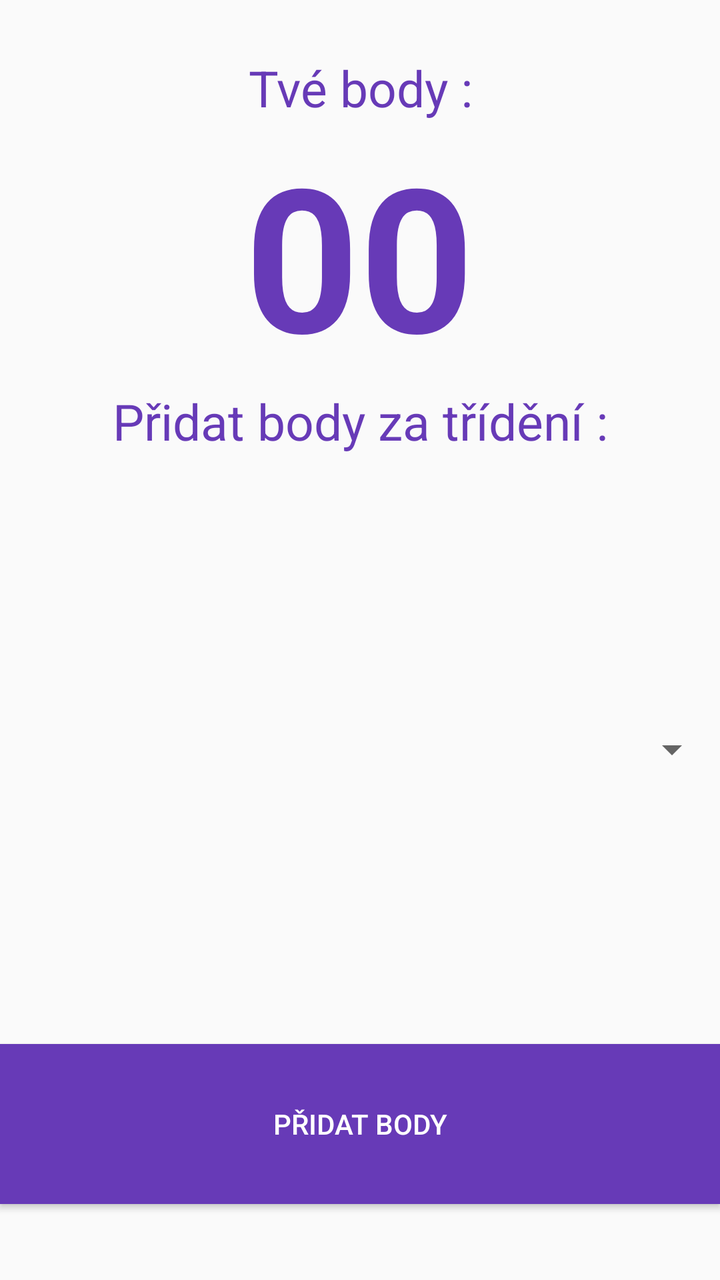
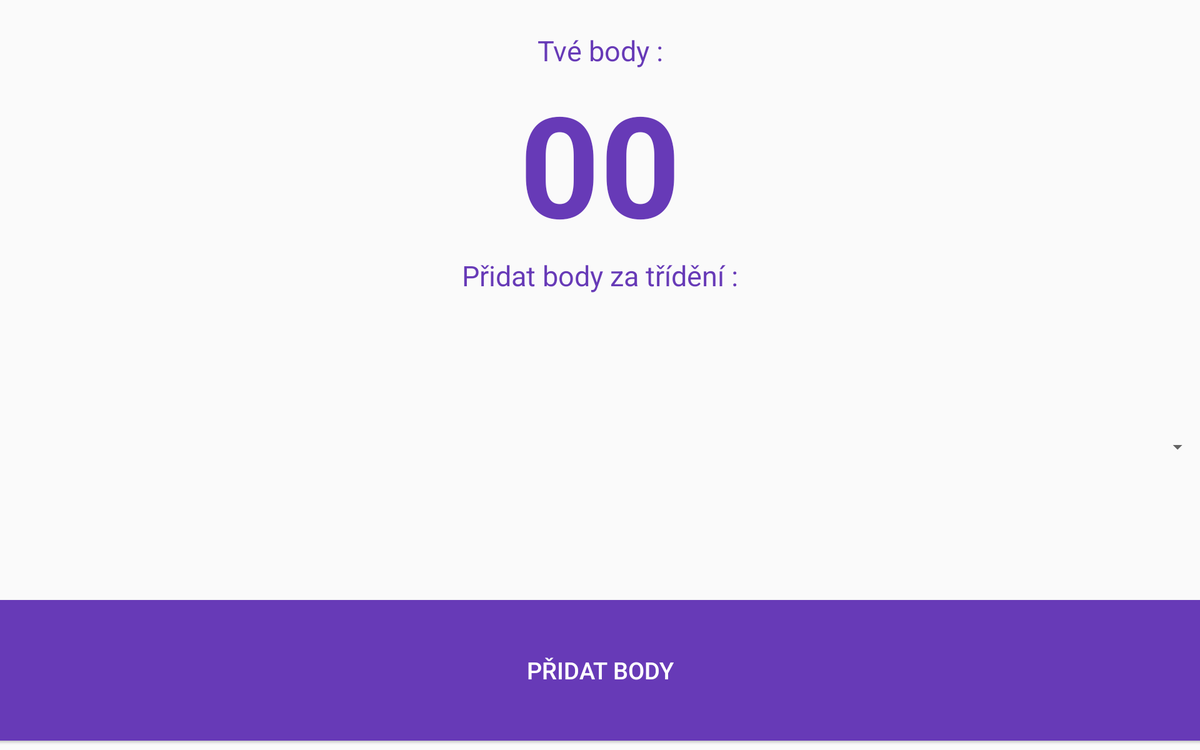

Two renders of one Android screen. The first uses the default layout on a phone; the second uses the alternative layout the repository ships for a different screen configuration, on a matching device. The two XML files are below.
<!-- AndroidManifest.xml: application theme AppTheme -->
<!-- res/layout/metrideni.xml -->
<?xml version="1.0" encoding="utf-8"?>
<RelativeLayout xmlns:android="http://schemas.android.com/apk/res/android"
    android:layout_width="match_parent"
    android:layout_height="match_parent" >

    <Spinner
        android:id="@+id/spinner1"
        android:layout_width="fill_parent"
        android:layout_height="wrap_content"
        android:layout_above="@+id/add"
        android:layout_alignParentLeft="true"
        android:layout_below="@+id/textView2"
        android:gravity="center" />

    <TextView
        android:id="@+id/textView3"
        android:layout_width="wrap_content"
        android:layout_height="wrap_content"
        android:layout_alignParentTop="true"
        android:layout_centerHorizontal="true"
        android:layout_marginTop="27dp"
        android:gravity="center"
        android:text="Tvé body :"
        android:textAppearance="?android:attr/textAppearanceLarge"
        android:textColor="#673AB7"
        android:textSize="25sp" />

    <TextView
        android:id="@+id/body"
        android:layout_width="wrap_content"
        android:layout_height="wrap_content"
        android:layout_below="@+id/textView3"
        android:layout_centerHorizontal="true"
        android:text="00"
        android:textAppearance="?android:attr/textAppearanceLarge"
        android:textColor="#673AB7"
        android:textSize="100sp"
        android:textStyle="bold" />

    <Button
        android:id="@+id/add"
        android:layout_width="wrap_content"
        android:layout_height="80dp"
        android:layout_alignParentBottom="true"
        android:layout_alignParentLeft="true"
        android:layout_alignParentRight="true"
        android:layout_marginBottom="38dp"
        android:background="#673AB7"
        android:onClick="onAdd"
        android:text="PŘIDAT BODY"
        android:textColor="#ffffff" />

    <TextView
        android:id="@+id/textView2"
        android:layout_width="wrap_content"
        android:layout_height="wrap_content"
        android:layout_alignParentLeft="true"
        android:layout_alignParentRight="true"
        android:layout_below="@+id/body"
        android:gravity="center"
        android:text="Přidat body za třídění :"
        android:textAppearance="?android:attr/textAppearanceLarge"
        android:textColor="#673AB7"
        android:textSize="25sp" />

</RelativeLayout>
<!-- resources referenced by this layout -->
<resources>
  <!-- from res/values-v21/ -->
  <style name="AppTheme" parent="AppTheme.Base">
  <item name="android:colorPrimary">@color/primaryColor</item>
  
    </style>
  <style name="AppTheme.Base" parent="Theme.AppCompat.Light.DarkActionBar">
          <item name="colorPrimary">@color/primaryColor</item>
      </style>
  <color name="primaryColor">#1E88E5</color>
</resources>
<!-- res/layout-sw720dp-land/metrideni.xml (the repository's variant of the layout above) -->
<!-- drawn on a large tablet held sideways -->
<?xml version="1.0" encoding="utf-8"?>
<RelativeLayout xmlns:android="http://schemas.android.com/apk/res/android"
    android:layout_width="match_parent"
    android:layout_height="match_parent" >

    <Spinner
        android:id="@+id/spinner1"
        android:layout_width="fill_parent"
        android:layout_height="wrap_content"
        android:layout_above="@+id/add"
        android:layout_alignParentLeft="true"
        android:layout_below="@+id/textView2"
        android:gravity="center" />

    <Button
        android:id="@+id/add"
        android:layout_width="wrap_content"
        android:layout_height="150dp"
        android:layout_alignParentBottom="true"
        android:layout_alignParentLeft="true"
        android:layout_alignParentRight="true"
        android:layout_marginBottom="10dp"
        android:background="#673AB7"
        android:onClick="onAdd"
        android:text="PŘIDAT BODY"
        android:textColor="#ffffff"
        android:textSize="25sp" />

    <TextView
        android:id="@+id/textView2"
        android:layout_width="wrap_content"
        android:layout_height="wrap_content"
        android:layout_alignParentLeft="true"
        android:layout_alignParentRight="true"
        android:layout_below="@+id/body"
        android:gravity="center"
        android:text="Přidat body za třídění :"
        android:textAppearance="?android:attr/textAppearanceLarge"
        android:textColor="#673AB7"
        android:textSize="30sp" />

    <TextView
        android:id="@+id/body"
        android:layout_width="wrap_content"
        android:layout_height="wrap_content"
        android:layout_below="@+id/textView3"
        android:layout_centerHorizontal="true"
        android:text="00"
        android:textAppearance="?android:attr/textAppearanceLarge"
        android:textColor="#673AB7"
        android:textSize="150sp"
        android:textStyle="bold" />

    <TextView
        android:id="@+id/textView3"
        android:layout_width="wrap_content"
        android:layout_height="wrap_content"
        android:layout_alignParentTop="true"
        android:layout_centerHorizontal="true"
        android:layout_marginTop="33dp"
        android:gravity="center"
        android:text="Tvé body :"
        android:textAppearance="?android:attr/textAppearanceLarge"
        android:textColor="#673AB7"
        android:textSize="30sp" />

</RelativeLayout>
